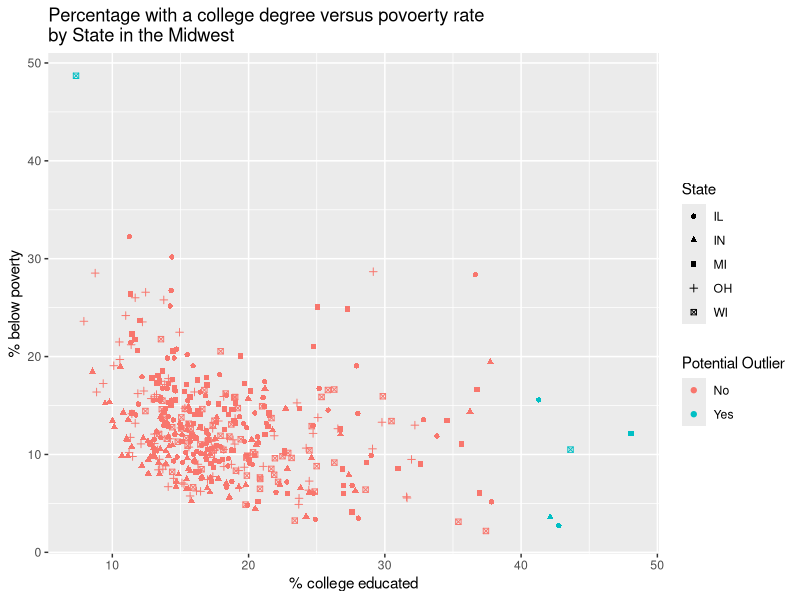

Generate this figure with R:
## ---- chunk 1
#| eval: true
#| message: false

library(tidyverse)
## ---- chunk 2

library(dplyr)

state_count <- midwest |> 
  group_by(state) |> 
  summarize(county_numbers = n()) |> 
  arrange(desc(county_numbers))
print("Number of counties in each state in descending order of number of counties")
print(state_count)

highest <- midwest |> 
  group_by(state) |> 
  summarize(county_numbers = n()) |> 
  ungroup() |> 
  slice_max(county_numbers, n = 1)
print("Highest number of counties")
print(highest)

lowest <- midwest |> 
  group_by(state) |> 
  summarize(county_numbers = n()) |> 
  ungroup() |> 
  slice_min(county_numbers, n = 1)
print("Lowest number of counties")
print(lowest)

## ---- chunk 3
midwest |>
  group_by(county) |>
  summarise(county_repeat = n_distinct(state)) |>
  filter(county_repeat == max(county_repeat)) |>
  select(county, county_repeat)
## ---- chunk 4
#a
midwest |>
    filter(popdensity > 25000) |>
    arrange(desc(popdensity)) |>
    select(county, state, popdensity, poptotal, area)
#b
midwest |>
    filter(popdensity == max(popdensity)) |>
    select(county,state, popdensity, poptotal, area)
## ---- chunk 5
midwest |>
  summarize(
      median_density = median(popdensity),
      lower_quartile = quantile(popdensity, 0.25),
      upper_quartile = quantile(popdensity, 0.75)
  )
## ---- chunk 6
midwest |>
  mutate(metro = if_else(inmetro == 1, "Yes", "No")) |>
  group_by(state) |>
  summarize(portion_urban = mean(metro == "Yes"),
            portion_not_urban = mean(metro == "No"))
## ---- chunk 7
#a
midwest |>
  select(county, state, percbelowpoverty, percollege) |>
  filter(percbelowpoverty > 45, percbelowpoverty < 50, percollege < 10)

#b
midwest |>
  select(county, state, percbelowpoverty, percollege) |>
  filter(percollege > 40)

#c
midwest |>
    select(county, state, percbelowpoverty, percollege) |>
    filter(
      (percbelowpoverty > 45 & percbelowpoverty < 50 & percollege < 10) |
        (percollege > 40)
    )

#d
midwest_mutated <- midwest |> #needed for part e
  mutate(potential_outlier = if_else(
    (percbelowpoverty > 45 & percbelowpoverty < 50 & percollege < 10) |
        (percollege > 40), "Yes", "No"
  ))|>
  select(county, state, percbelowpoverty, percollege, potential_outlier) |>
  arrange(potential_outlier)

#e
ggplot(midwest_mutated, aes(x=percollege, y=percbelowpoverty, colour=potential_outlier, shape=state)) + geom_point() +
  labs(
    title= "Percentage with a college degree versus povoerty rate\nby State in the Midwest",
    x= "% college educated",
    y= "% below poverty",
    colour= "Potential Outlier",
    shape= "State"

  )
